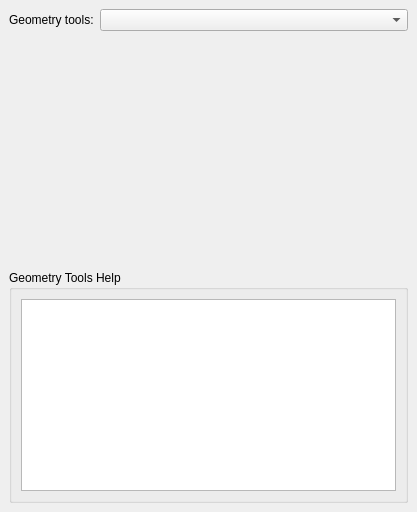
<?xml version="1.0" encoding="UTF-8"?>
<ui version="4.0">
 <class>GeometryContainer</class>
 <widget class="QDockWidget" name="GeometryContainer">
  <property name="geometry">
   <rect>
    <x>0</x>
    <y>0</y>
    <width>417</width>
    <height>512</height>
   </rect>
  </property>
  <property name="windowTitle">
   <string>Geometry Tools</string>
  </property>
  <widget class="QWidget" name="dockWidgetContents">
   <layout class="QGridLayout" name="gridLayout">
    <item row="2" column="0" colspan="2">
     <widget class="QStackedWidget" name="geom_tools_widgets">
      <property name="currentIndex">
       <number>-1</number>
      </property>
     </widget>
    </item>
    <item row="0" column="0">
     <widget class="QLabel" name="label">
      <property name="sizePolicy">
       <sizepolicy hsizetype="Preferred" vsizetype="Preferred">
        <horstretch>0</horstretch>
        <verstretch>0</verstretch>
       </sizepolicy>
      </property>
      <property name="text">
       <string>Geometry tools:</string>
      </property>
     </widget>
    </item>
    <item row="0" column="1">
     <widget class="QComboBox" name="geom_tools_combo">
      <property name="sizePolicy">
       <sizepolicy hsizetype="Expanding" vsizetype="Fixed">
        <horstretch>0</horstretch>
        <verstretch>0</verstretch>
       </sizepolicy>
      </property>
     </widget>
    </item>
    <item row="1" column="0" colspan="2">
     <layout class="QVBoxLayout" name="notice_box"/>
    </item>
    <item row="3" column="0" colspan="2">
     <widget class="QGroupBox" name="groupBox">
      <property name="title">
       <string>Geometry Tools Help</string>
      </property>
      <layout class="QVBoxLayout" name="verticalLayout">
       <item>
        <widget class="QPlainTextEdit" name="help_box">
         <property name="readOnly">
          <bool>true</bool>
         </property>
        </widget>
       </item>
      </layout>
      <zorder>helpText</zorder>
      <zorder>helpText</zorder>
      <zorder>help_box</zorder>
     </widget>
    </item>
   </layout>
  </widget>
 </widget>
 <resources/>
 <connections/>
</ui>
